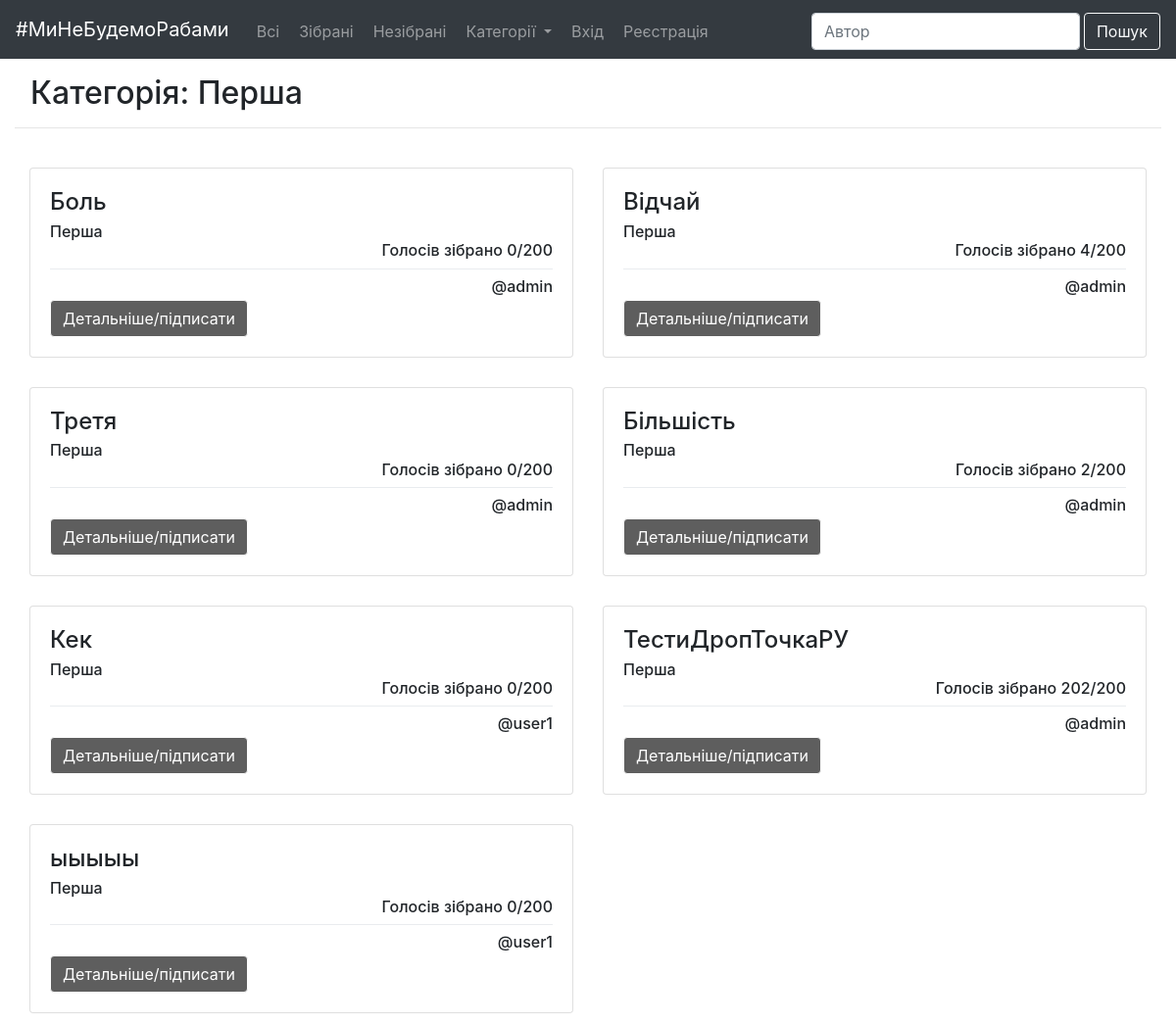
The page /category/persha/ on the database its author committed.
### pract/models.py (models this page shows, shortened)
class Category(models.Model):
    name = models.CharField(max_length=100)
    slug = models.SlugField(blank=True)
    def __str__(self):
        return self.name
    def get_absolute_url(self):
        return reverse('category_detail', kwargs={'category_slug': self.slug})

class Petition(models.Model):
    user = models.ForeignKey(settings.AUTH_USER_MODEL, on_delete=models.PROTECT)
    category = models.ForeignKey(Category, on_delete=models.CASCADE)
    title = models.CharField(max_length=100)
    slug = models.SlugField()
    info = models.TextField()
    votes = models.IntegerField(default=0)
    date = models.DateTimeField(default=(timezone.now() + timedelta(days=14)))
    status = models.CharField(max_length=100, choices=PETITION_STATUS_CHOICES, default='Збираємо підписи')
    def get_absolute_url(self):
        return reverse('petition_detail', kwargs={'petition_slug': self.slug})

### pract/views.py (the view)
# urls.py: url(r'^category/(?P<category_slug>[-\w]+)/$', category_view, name='category_detail'),
def category_view(request, category_slug):
    category = Category.objects.get(slug=category_slug)
    categories = Category.objects.all()
    petitions_of_category = Petition.objects.filter(category=category)
    context = {
        'category': category,
        'categories': categories,
        'petitions_of_category': petitions_of_category
    }
    return render(request, 'category.html', context)

### pract/templates/category.html (shortened to what this page needs)
{% extends 'base.html' %}
{% block content %}
    <div class="col-sm-12 bg-white">
        <h2 class="m-3">Категорія: {{ category.name }}</h2>
        <hr>
        <div class="container-fluid pet">
            <div class="row">
                {% for petition in petitions_of_category %}
                    <div class="col-sm-6 pet mt-4">
                        <div class="card">
                            <div class="card-body">
                                <h4 class="card-title">{{ petition.title }}</h4>
                                <h6 class="card-subtitle text-left">{{ petition.category }}</h6>
                                <h6 class="card-text card-text text-right">Голосів зібрано {{ petition.votes }}/200</h6>
                                <div class="dropdown-divider"></div>
                                <h6 class="card-subtitle text-right mt-1">@{{ petition.user }}</h6>
                                <a href="{{ petition.get_absolute_url }}" class="btn btn-outline-info mt-1">Детальніше/підписати</a>
                            </div>
                        </div>
                    </div>
                {% endfor %}
            </div>
        </div>
    </div>
{% endblock content %}

### static_in_dev/css/css.css (style rules this page uses)
.pet { margin-top: 0.5%; margin-bottom: 0.5%; }
.btn-outline-info { background-color: rgba(44, 44, 44, 0.76); color: white; border-color: white; }

### rows shown on the page
Category: name "Перша"
Petition: title "Боль", category "Перша", votes "0", user "admin"
Petition: title "Відчай", category "Перша", votes "4", user "admin"
Petition: title "Третя", category "Перша", votes "0", user "admin"
Petition: title "Більшість", category "Перша", votes "2", user "admin"
Petition: title "Кек", category "Перша", votes "0", user "user1"
Petition: title "ТестиДропТочкаРУ", category "Перша", votes "202", user "admin"
Petition: title "ыыыыы", category "Перша", votes "0", user "user1"
